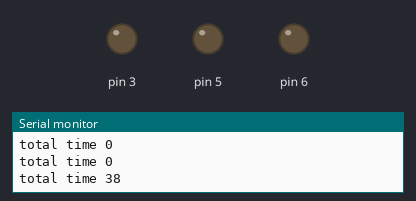
Bench run of a sketch on a simulated Arduino Uno, built with avr-gcc and run on an emulated ATmega328P. Shown: output pins drawn as LEDs (lit = HIGH), the last lines printed to the serial monitor.

Above: at 0.1 s.
At 5.1 s:
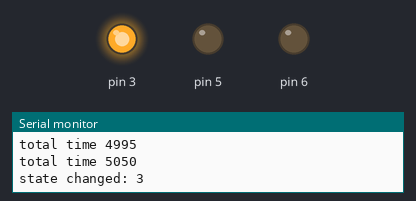
At 10.1 s:
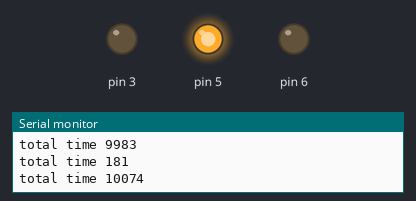
At 15.1 s:
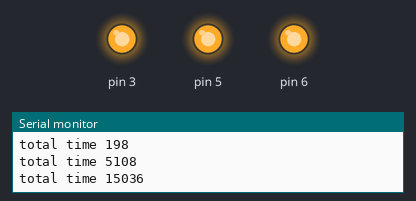
At 20.0 s:
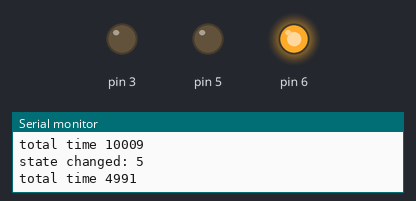
At 34.8 s:
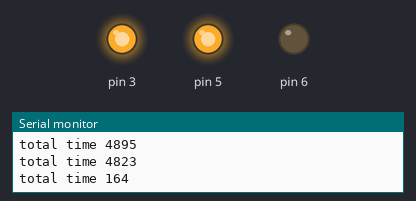
Timing chart, 0 to 40.0 s (numbered marks = the images above):
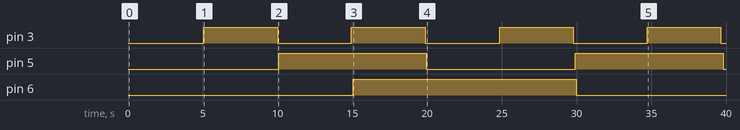

Measured:
- by itself, pin 3: alternates HIGH for 4.9 s and LOW for 4.9 s
- by itself, pin 5: alternates HIGH for 9.9 s and LOW for 10.0 s
- by itself, pin 6: LOW → HIGH at 15.1 s, → LOW 14.9 s later

The sketch:

main.ino
```cpp
//Programa: Sensor de som KY-038
//Autor: Arduino e Cia

#include "Task.h"

int BLUE = 3;
int GREEN = 6;
int RED = 5;

Task tBlue(BLUE, 5000l);
Task tRed(RED, 10000l);
Task tGreen(GREEN, 15000l);

long currentTime;
long newTime;
long delta;


void setup()
{
  Serial.begin(9600);
  //Define pinos led como saida
  tBlue.setup();
  tRed.setup();
  tGreen.setup();
  currentTime = millis();
}

void loop()
{
  newTime = millis();
  delta = newTime - currentTime;

  currentTime = newTime;

  tBlue.update(delta);
  tRed.update(delta);
  tGreen.update(delta);

  tBlue.doAction();
  tRed.doAction();
  tGreen.doAction();
}
```
